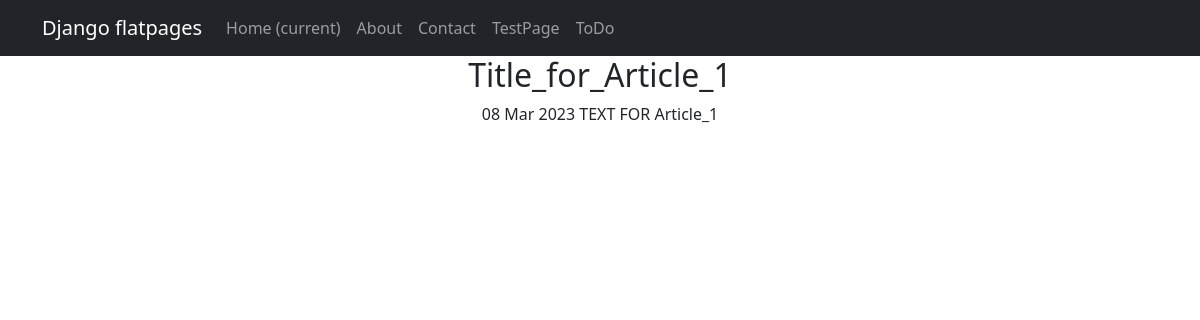
Before: /news/2 with the older database file.
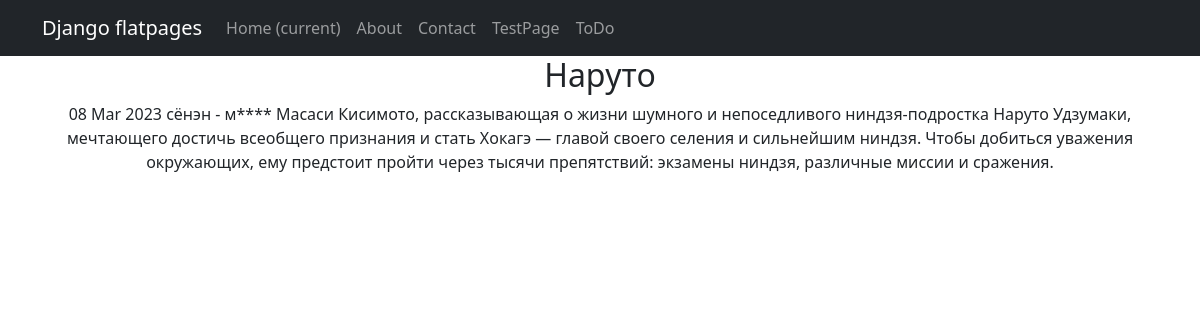
After: the same page with the newer database file.
### news/models.py (models this page shows, shortened)
class Post(models.Model):
    author = models.ForeignKey("Author", on_delete=models.CASCADE)
    NEWS = 'NW'
    ARTICLE = "AR"
    CATEGORY_CHOICES = (
        (NEWS, 'Новость'),
        (ARTICLE, 'Статья')
    )
    category_choice = models.CharField(max_length=2, choices=CATEGORY_CHOICES, default=ARTICLE)
    time_creation = models.DateTimeField(auto_now_add=True)
    post_category = models.ManyToManyField(Category, through="PostCategory")
    title = models.CharField(max_length=64, unique=True)
    text = models.TextField()
    rating_post = models.IntegerField(default=0)

### news/views.py (the view)
# urls.py: path('<int:pk>', PostDetail.as_view())
class PostDetail(DetailView):
    model = Post
    template_name = 'post.html'
    context_object_name = 'post'

### news/templatetags/custom_filters.py (called while the page is built)
@register.filter()
def censor_text(text):
    for word in text.split():
        if word.lower() in CENSOR_WORDS:
            if word.lower() in CENSOR_WORDS:
                text = text.replace(word, f"{word[0]}{'*' * (len(word) -1)}")
    return text

@register.filter()
def censor_title(title):
    for word in title.split():
        if word.lower() in CENSOR_WORDS:
            if word.lower() in CENSOR_WORDS:
                title = title.replace(word, f"{word[0]}{'*' * (len(word) -1)}")
    return title

### templates/post.html (shortened to what this page needs)
{% extends 'flatpages/default.html' %}
{% load custom_filters %}
{% block content %}
    <tr>
        <td><h2>{{ post.title|censor_title}}</h2></td>
    </tr>
    <tr>
        <td>{{ post.time_creation|date:'d M Y'}}</td>
    </tr>
    <tr>
        <td>{{ post.text|censor_text }}</td>
    </tr>
{% endblock content %}

Changed rows visible on the page:
changed Post: title|censor_title "Title_for_Article_1" → "Наруто"; text|censor_text "TEXT FOR Article_1" → "сёнэн - м**** Масаси Кисимото, рассказывающая о жизни шумного и непоседливого ниндзя-подростка Наруто Удзумаки, мечтающего достичь всеобщего признания и стать Хокагэ — главой своего селения и сильнейшим ниндзя. Чтобы добиться уважения окружающих, ему предстоит пройти через тысячи препятствий: экзамены ниндзя, различные миссии и сражения."
